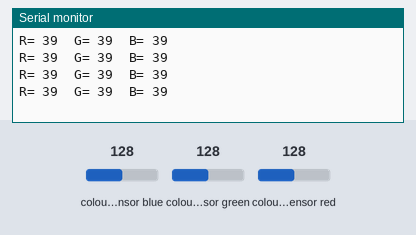
Recording of a sketch running on a simulated Arduino Uno, built with avr-gcc and run on an emulated ATmega328P. Parts: the last lines printed to the serial monitor. Wiring (inferred from the names in the program): TCS3200 colour sensor: output pin 6; S2 pin 4; S3 pin 5; S0 pin 2; S1 pin 3. Inputs (shaded band) come from the test bench; at power-on: colour sensor blue 128, colour sensor red 128, colour sensor green 128.

Above: at 1.2 s.
1.3 s: colour sensor blue set to 5
At 1.71 s:
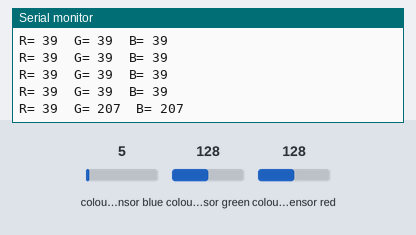
2.8 s: colour sensor red set to 5
At 2.92 s:
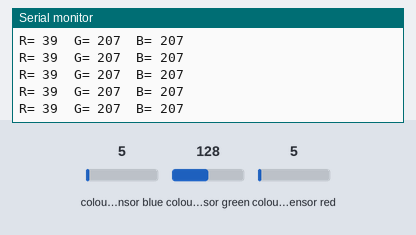
4.3 s: colour sensor blue set to 64
At 4.43 s:
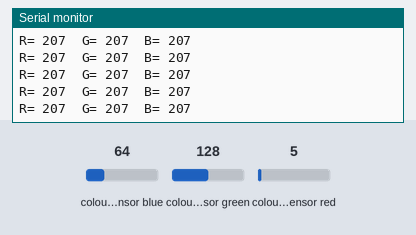
Timing chart, 0 to 7.3 s (numbered marks = the images above; inputs shaded):
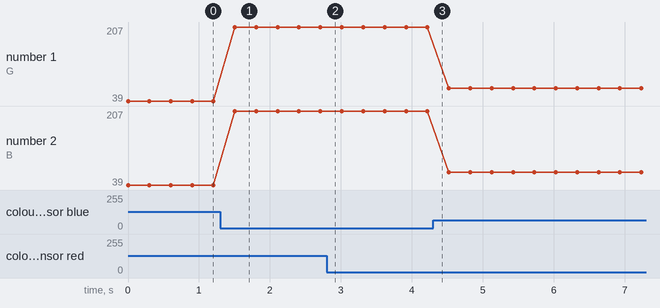

Measured:
- after the input at 1.3 s, the serial monitor: prints a new line after 0.20 s (image 1)
- plotted number 1: 39 → 207 after the input at 1.3 s, 207 → 68 after the input at 4.3 s
- plotted number 2: 39 → 207 after the input at 1.3 s, 207 → 68 after the input at 4.3 s

The sketch:

Color_Sorter.ino
```cpp
#define S0 2
#define S1 3
#define S2 4
#define S3 5
#define sensorOut 6

int frequency = 0;
int color = 0;

void setup() {
  pinMode(S0, OUTPUT);
  pinMode(S1, OUTPUT);
  pinMode(S2, OUTPUT);
  pinMode(S3, OUTPUT);
  pinMode(sensorOut, INPUT);

  // Setting frequency-scaling to 20%
  digitalWrite(S0, HIGH);
  digitalWrite(S1, LOW);

  Serial.begin(9600);
}

void loop() {
  analogWrite(S2, LOW); // Red
  analogWrite(S3, LOW);
  frequency = getColorFrequency();
  Serial.print("R= ");
  Serial.print(frequency);
  Serial.print("  ");

  analogWrite(S2, HIGH); // Green
  analogWrite(S3, HIGH);
  frequency = getColorFrequency();
  Serial.print("G= ");
  Serial.print(frequency);
  Serial.print("  ");

  analogWrite(S2, LOW); // Blue
  analogWrite(S3, HIGH);
  frequency = getColorFrequency();
  Serial.print("B= ");
  Serial.print(frequency);
  Serial.println("  ");

  // Determine color
  color = detectColor(frequency);

  // Move servo according to color
  moveServo(color);

  delay(300);
}

int getColorFrequency() {
  return pulseIn(sensorOut, LOW);
}

int detectColor(int frequency) {
  if (frequency > 32 && frequency < 45) {
    return 1; // Red
  } else if (frequency > 43 && frequency < 55) {
    return 2; // Orange
  } else if (frequency > 40 && frequency < 53) {
    return 3; // Green
  } else if (frequency > 24 && frequency < 38) {
    return 4; // Yellow
  } else if (frequency > 46 && frequency < 56) {
    return 5; // Brown
  } else if (frequency > 45 && frequency < 58) {
    return 6; // Blue
  } else {
    return 0; // Unknown
  }
}

void moveServo(int color) {
  switch (color) {
    case 1:
      // Move to position for red
      break;
    case 2:
      // Move to position for orange
      break;
    case 3:
      // Move to position for green
      break;
    case 4:
      // Move to position for yellow
      break;
    case 5:
      // Move to position for brown
      break;
    case 6:
      // Move to position for blue
      break;
    default:
      // Move to default position
      break;
  }
}
```
